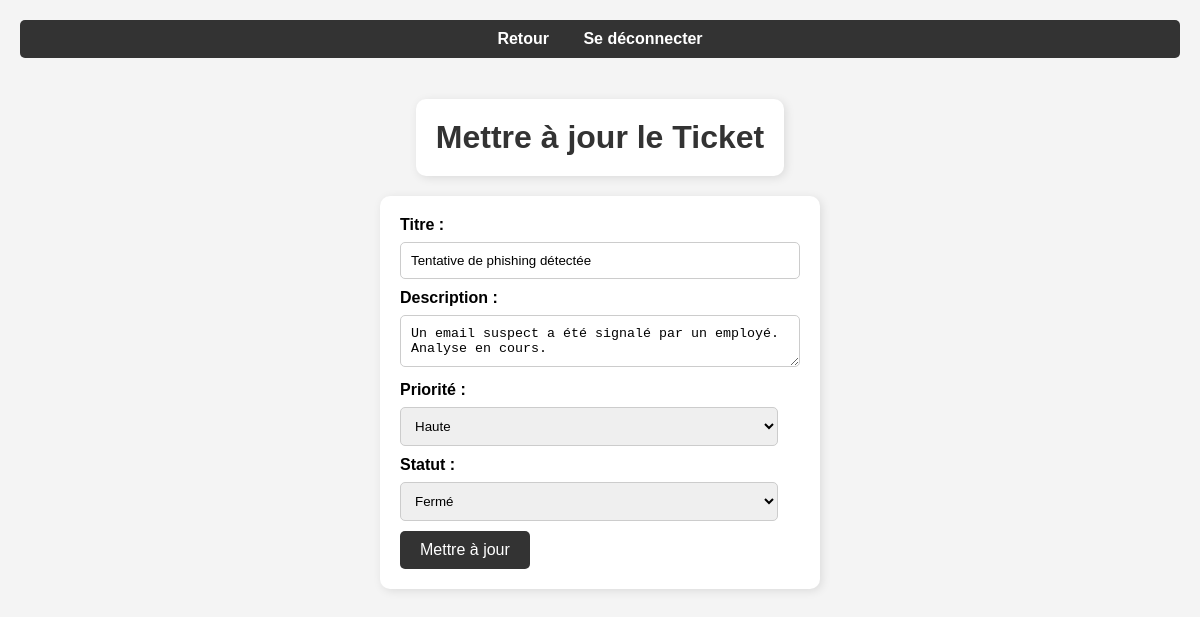
/update/1 (signed in), run on the app's committed database.
### app.py (models this page shows)
class Ticket(db.Model):
    id = db.Column(db.Integer, primary_key=True)
    title = db.Column(db.String(100), nullable=False)
    description = db.Column(db.Text, nullable=False)
    priority = db.Column(db.String(50), nullable=True)
    status = db.Column(db.String(50), nullable=False, default='Ouvert')
    date = db.Column(db.DateTime, default=datetime.utcnow)
    user_id = db.Column(db.Integer, db.ForeignKey('user.id'), nullable=False)
    user = db.relationship('User', backref=db.backref('tickets', lazy=True))
    attachment_path = db.Column(db.String(255), nullable=True)

### app.py (the view, shortened to what this page needs)
@app.route('/update/<int:ticket_id>', methods=['GET', 'POST'])
@login_required
def update_ticket(ticket_id):
    if not current_user.is_admin: # Vérifie si l'utilisateur est un administrateur
        flash("Vous n'avez pas les droits nécessaires pour accéder à cette page.", "danger")
        return redirect(url_for('home'))
    ticket = Ticket.query.get_or_404(ticket_id)
    form = UpdateTicketForm(obj=ticket)
    return render_template('update_ticket.html', form=form)

### app.py
class UpdateTicketForm(FlaskForm):
    title = StringField('Titre', validators=[DataRequired()])
    description = TextAreaField('Description', validators=[DataRequired()])
    priority = SelectField('Priorité', choices=[('Basse', 'Basse'), ('Moyen', 'Moyen'), ('Haute', 'Haute')])
    status = SelectField('Status', choices=[('Ouvert', 'Ouvert'), ('Fermé', 'Fermé')], validators=[DataRequired()])
    submit = SubmitField('Mettre à jour')

### app.py (called while the page is built, shortened)
@login_manager.user_loader
def load_user(user_id):
    return User.query.get(int(user_id))

@app.before_request
def block_brute_force():
    ip = request.remote_addr

@app.after_request
def track_failed_attempts(response):
    return response

### templates/update_ticket.html (shortened to what this page needs)
<!DOCTYPE html>
<html lang="fr">
<head>
    <link rel="stylesheet" href="{{ url_for('static', filename='styles.css') }}">
</head>
<body>
    <nav>
        <a href="{{ url_for('admin') }}">Retour</a>
        <a href="{{ url_for('logout') }}">Se déconnecter</a>
    </nav>
    <h1>Mettre à jour le Ticket</h1>
    <br>
    <form method="POST">
        <div>
            <label for="title">Titre :</label>
            {{ form.title(id="title") }}
        </div>
        <div>
            <label for="description">Description :</label>
            {{ form.description(id="description") }}
        </div>
        <div>
            <label for="priority">Priorité :</label>
            {{ form.priority(id="priority") }}
        </div>
        <div>
            <label for="status">Statut :</label>
            {{ form.status(id="status") }}
        </div>
        <button type="submit">Mettre à jour</button>
    </form>
</body>
</html>

### static/styles.css (style rules this page uses)
body { font-family: Arial, sans-serif; background-color: #f4f4f4; text-align: center; margin: 20px; }
nav { background-color: #333; padding: 10px; border-radius: 5px; margin-bottom: 20px; }
nav a { margin: 0 15px; text-decoration: none; color: white; font-weight: bold; }
h1 { color: #333; background-color: #fff; padding: 20px; border-radius: 10px; display: inline-block; box-shadow: 2px 2px 10px rgba(0, 0, 0, 0.1); margin-bottom: 20px; }
form { background-color: #fff; padding: 20px; border-radius: 10px; box-shadow: 2px 2px 10px rgba(0, 0, 0, 0.1); display: inline-block; text-align: left; width: 100%; max-width: 400px; }
label { display: block; margin-bottom: 8px; font-weight: bold; }
input[type="text"], input[type="password"], textarea, select { width: calc(100% - 22px); padding: 10px; margin-bottom: 10px; border: 1px solid #ccc; border-radius: 5px; }
button { background-color: #333; color: white; padding: 10px 20px; border: none; border-radius: 5px; cursor: pointer; font-size: 16px; }

### data on the page
Ticket: title "Tentative de phishing détectée", description "Un email suspect a été signalé par un employé. Analyse en cours.", priority "Haute", status "Fermé"
